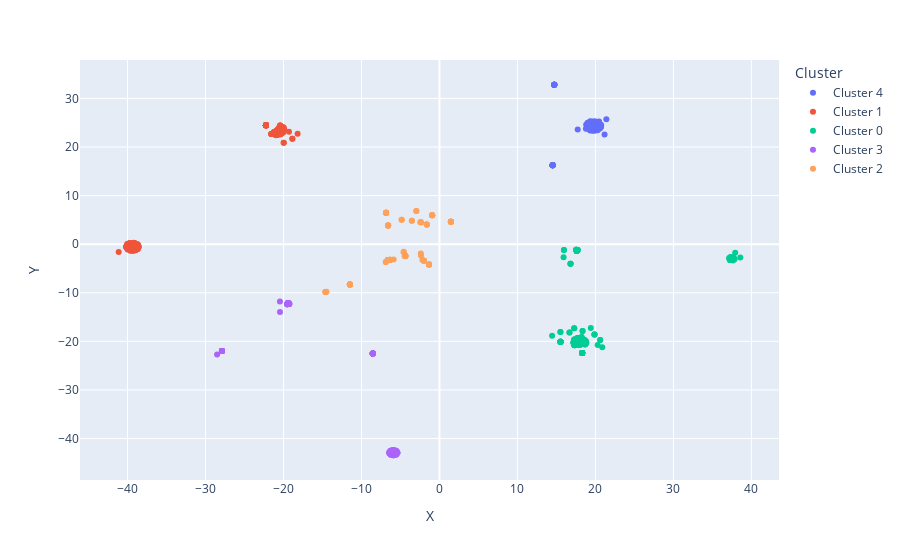

Source (notebook cell):
### Code cell
fig_solar = px.scatter(kmeans_solar, x = "X", y = "Y", color = "Cluster", hover_data = ["Generadores"])
fig_solar

### Figure 1 — Plotly figure (JSON) as saved in the notebook; plotly's stock layout.template omitted (floating-point values rounded to 4 significant figures)
{"data": [{"customdata": [["ADELE_1_FV"], ["ANTONIA_FV"], ["CANDELARIA_FV"], ["CASABERMEJA_FV"], ["CATEMU_FV"], ["CHACABUCO_FV"], ["CITRINO_FV"], ["COLTAUCO_ALMENDRO_FV"], ["CONDOR_PELVIN_FV"], ["CORRALES_DEL_VERANO_FV"], ["CURACAVI_FV"], ["DARLIN_FV"], ["DON_ANDRONICO_FV"], ["EL_LITRE_II_FV"], ["ESTERO_FV"], ["FARDELA_NEGRA_FV"], ["FILOMENA_FV"], ["FOSTER_FV"], ["GABARDO_VERANO_FV"], ["GUADALUPE_FV"], ["GUANACO_1_FV"], ["ICB_FV"], ["JAHUEL_FV"], ["KONDA_FV"], ["LAS_MERCEDES_I_FV"], ["LAS_TENCAS_FV"], ["LA_COLONIA_FV"], ["LA_MURALLA_FV"], ["LINGUE_FV"], ["LITRE_FV"], ["LORETO_FV"], ["LOS_GIRASOLES_FV"], ["LOS_LAGOS_X_FV"], ["LOS_PERALES_FV"], ["LO_BOZA_FV"], ["LO_MIRANDA_FV"], ["MELI_FV"], ["NAZARINO_VERANO_FV"], ["PALMILLA_CRUZ_FV"], ["PASTRAN_FV"], ["PENAFLOR_1_FV"], ["PEPA_SOLAR_1_FV"], ["PFV Las Cachanas"], ["PIQUERO_E2_FV"], ["PITOTOY_FV"], ["PITRA_FV"], ["PORTEZUELO_VERANO_FV"], ["PUENTE_FV"], ["QUELTEHUE_FV"], ["REXNER_FV"], ["RINCONADA_FV"], ["RINCONADA_NORTE_FV"], ["SANTA_AMELIA_FV"], ["SAN_VICENTE_FV"], ["SLK_CB_NUEVE_FV"], ["SOL_DE_SEPTIEMBRE_FV"], ["TECHOS_WATTS_FV"], ["TREBAL_SOLAR_FV"], ["TUCUQUERE_FV"], ["VICENTE_FV"], ["VILLA_ALEMANA_FV"]], "hovertemplate": "Cluster=Cluster 4<br>X=%{x}<br>Y=%{y}<br>Generadores=%{customdata[0]}<extra></extra>", "legendgroup": "Cluster 4", "marker": {"color": "#636efa", "symbol": "circle"}, "mode": "markers", "name": "Cluster 4", "orientation": "v", "showlegend": true, "type": "scatter", "x": [21.17, 19.33, 20.71, 14.72, 17.73, 14.51, 14.72, 19.99, 14.72, 19.8, 14.72, 19.13, 19.44, 19.63, 19.81, 19.47, 14.51, 19.33, 19.67, 14.51, 19.68, 14.51, 14.51, 14.51, 20.14, 20.09, 19.37, 18.94, 19.81, 20.47, 18.84, 14.72, 20.72, 20.28, 14.72, 20.03, 20.48, 14.72, 20.74, 20.61, 20.35, 20.54, 20.57, 21.4, 18.85, 19.9, 14.51, 14.72, 19.89, 14.51, 20.11, 14.51, 19.55, 19.24, 14.51, 14.72, 14.72, 18.95, 19.02, 19.01, 18.78], "xaxis": "x", "y": [22.57, 25.3, 24.16, 32.82, 23.62, 16.24, 32.82, 24.85, 32.82, 24.23, 32.82, 23.69, 25.21, 23.35, 24.19, 24.69, 16.24, 23.42, 24.59, 16.24, 25.28, 16.24, 16.24, 16.24, 24.07, 24.39, 24.0, 24.22, 23.54, 25.25, 24.62, 32.82, 24.19, 23.45, 32.82, 25.25, 24.78, 32.82, 24.53, 24.67, 24.9, 23.8, 23.83, 25.75, 24.57, 23.34, 16.24, 32.82, 25.28, 16.24, 23.65, 16.24, 24.36, 23.68, 16.24, 32.82, 32.82, 24.24, 24.98, 24.95, 23.79], "yaxis": "y"}, {"customdata": [["AEROPUERTO_FV"], ["ALGARROBO_V_FV"], ["ALTOS_DEL_PAICO_FV"], ["ALTOS_TILTIL_FV"], ["ANDES_2A_FV"], ["ANDES_FV"], ["ARGOMEDO_FV"], ["AZABACHE_FV"], ["CACHIYUYO_FV"], ["CALAMA_1_FV"], ["CERRO_DOMINADOR_FV"], ["CHANCON_FV"], ["CHIMBARONGO_FV"], ["CHIMBARONGO_NIEBLAFV"], ["CHINCOL_FV"], ["CINTAC_FV"], ["CRUCERO_SOLAR_FV"], ["CURICURA_FV"], ["DEL_DESIERTO_FV"], ["DOMEYKO_FV"], ["DON_MARIANO_FV"], ["ECLIPSE_FV"], ["EL_CONDOR_FV"], ["EL_CUERVO_FV"], ["EL_FLAMENCO_FV"], ["EL_MONTE_FV"], ["EL_PASO_FV"], ["EL_PILPEN_FV"], ["EL_PITIO_FV"], ["EL_QUELTEHUE_FV"], ["EL_ROMERAL_FV"], ["EL_ZORZAL_FV"], ["ERINOME_FV"], ["El_MEMBRILLO_FV"], ["FRANCISCO_FV"], ["HOMERO_FV"], ["HORMIGA_FV"], ["JAMA_1_FV"], ["JAMA_2_FV"], ["J_SOLER_M_FV"], ["LAS_ARAUCARIAS_FV"], ["LAS_CODORNICES_FV"], ["LAS_PERDICES_FV"], ["LAS_TERRAZAS_FV"], ["LAS_TURCAS_FV"], ["LAUREL_FV"], ["LA_ACACIA_FV"], ["LA_QUINTA_FV"], ["LEMU_FV"], ["LIPANGUE_FV"], ["LIRIO_DE_CAMPO_FV"], ["LOICA_FV"], ["LOMA_LOS_COLORADOS_FV"], ["LOS_ANDES_FV"], ["LOS_GORRIONES_FV"], ["LOS_MOLINOS_FV"], ["LOS_TORDOS_FV"], ["LUDERS_FV"], ["LUMBRERAS_FV"], ["MACHICURA_FV"], ["MALAQUITA_SOLAR_FV"], ["MANDINGA_FV"], ["MARAMBIO_FV"], ["MARIA_PINTO_FV"], ["NAHUEN_FV"], ["NANCAGUA_FV"], ["NIHUE_FV"], ["NILHUE_FV"], ["OVEJERIA_FV"], ["PANGUILEMO_FV"], ["PARAGUAY_FV"], ["PEQUEN_FV"], ["PERALILLO_FV"], ["PIDUCO_FV"], ["PIRQUE_FV"], ["PLACILLA_FV"], ["PORVENIR_FV"], ["PSF_LO_SIERRA_FV"], ["QUILAPILUN_FV"], ["QUILLAY_FV"], ["QUINANTU_FV"], ["RANGUIL_FV"], ["RAULI_FV"], ["RAUQUEN_FV"], ["RCU_FV"], ["RLA_FV"], ["ROMERO_FV"], ["ROVIAN_FV"], ["SALERNO_FV"], ["SANTA_ADRIANA_FV"], ["SANTA_CAROLINA_FV"], ["SANTA_FE_FV"], ["SANTIAGO_SOLAR_FV"], ["SAN_ANTONIO_FV"], ["SAN_ANTONIO_MALVILLA_FV"], ["SAN_CAMILO_FV"], ["SAN_FRANCISCO_FV"], ["SAN_ISIDRO_FV"], ["SAN_PEDRO_FV"], ["SOL_DEL_NORTE_ANDES_FV"], ["SOL_DE_LILA_FV"], ["TALCA_FV"], ["TECHOS_DE_ALTAMIRA_FV"], ["TENO_FV"], ["TENO_UNO_FV"], ["TIL_TIL_FV"], ["UTFSM_SAN_JOAQUIN_FV"], ["UTFSM_VITACURA_FV"], ["VALLE_DE_LA_LUNA_2_FV"], ["VALLE_SOLAR_ESTE_FV"], ["VALLE_SOLAR_OESTE_FV"], ["VILLA_ALEGRE_FV"], ["VILLA_CRUZ_7_FV"], ["VILLA_CRUZ_FV"]], "hovertemplate": "Cluster=Cluster 1<br>X=%{x}<br>Y=%{y}<br>Generadores=%{customdata[0]}<extra></extra>", "legendgroup": "Cluster 1", "marker": {"color": "#EF553B", "symbol": "circle"}, "mode": "markers", "name": "Cluster 1", "orientation": "v", "showlegend": true, "type": "scatter", "x": [-18.19, -19.97, -41.13, -22.25, -40.0, -39.16, -19.97, -40.17, -22.25, -39.31, -40.05, -20.84, -38.62, -21.23, -20.19, -20.37, -39.62, -21.56, -39.65, -38.63, -18.86, -39.46, -22.25, -22.25, -22.25, -39.7, -19.93, -20.61, -20.32, -21.17, -20.56, -22.25, -19.92, -21.0, -20.43, -20.71, -20.82, -39.29, -39.26, -21.56, -19.96, -21.56, -20.9, -20.08, -39.68, -39.22, -20.05, -21.23, -20.05, -20.43, -39.0, -20.43, -22.25, -40.19, -22.25, -39.97, -22.25, -22.25, -39.08, -22.25, -22.25, -40.06, -38.57, -38.98, -40.17, -22.25, -39.51, -20.41, -22.25, -22.25, -22.25, -22.25, -22.25, -22.25, -20.86, -20.7, -20.05, -39.94, -19.29, -38.71, -18.86, -22.25, -22.25, -22.25, -22.25, -39.4, -20.85, -21.56, -38.65, -39.98, -20.85, -20.46, -22.25, -38.75, -38.72, -20.14, -19.91, -20.61, -39.42, -38.58, -39.2, -21.23, -22.25, -22.25, -22.25, -22.25, -22.25, -22.25, -22.25, -22.25, -22.25, -22.25, -22.25, -22.25], "xaxis": "x", "y": [22.72, 20.87, -1.625, 24.5, -1.018, 0.2679, 20.87, -0.4014, 24.5, -1.366, -0.3309, 23.41, -0.7828, 23.04, 24.11, 22.65, -1.34, 22.69, -1.314, -0.204, 21.69, -0.6117, 24.5, 24.5, 24.5, 0.2318, 23.62, 23.85, 22.7, 23.08, 23.95, 24.5, 23.57, 22.41, 24.42, 23.66, 22.49, -1.359, -0.4109, 22.69, 23.97, 22.69, 22.47, 24.11, 0.2407, 0.2807, 22.97, 23.04, 22.97, 24.42, -1.242, 24.42, 24.5, -0.5629, 24.5, 0.07545, 24.5, 24.5, 0.2312, 24.5, 24.5, -0.01943, -0.5419, -1.233, -0.5743, 24.5, -0.03098, 22.61, 24.5, 24.5, 24.5, 24.5, 24.5, 24.5, 23.38, 22.55, 23.23, -1.09, 23.13, -1.051, 21.69, 24.5, 24.5, 24.5, 24.5, -0.6851, 23.41, 22.69, -0.1473, -0.9977, 23.41, 23.26, 24.5, 0.04938, -0.9979, 23.1, 23.67, 23.85, -0.6078, -0.5291, -0.3674, 23.04, 24.5, 24.5, 24.5, 24.5, 24.5, 24.5, 24.5, 24.5, 24.5, 24.5, 24.5, 24.5], "yaxis": "y"}, {"customdata": [["ALCALDESA_FV"], ["ALHUE_FV"], ["ALMEYDA_FV"], ["ALTO_SOLAR_FV"], ["AMPARO_DEL_SOL_FV"], ["AVEL_FV"], ["AVILES_FV"], ["BERRUECO_FV"], ["BICENTENARIO_FV"], ["BULNES_LOS_BARONES_FV"], ["CABRERO_FV"], ["CANCURA_2_FV"], ["CANTERA_FV"], ["CARACOLES_FV"], ["CASAS_BLANCAS_FV"], ["CATAN_SOLAR_FV"], ["CEME1"], ["CENTAURO_FV"], ["CHUCAO_FV"], ["CIPRES_FV"], ["COCHARCAS_FV"], ["COIHUECO_S_C_FV"], ["COIHUECO_V_M_FV"], ["COLCHAGUA_FV"], ["CONDOR_FV"], ["CONEJO_FV"], ["CORDILLERILLA_FV"], ["CORTIJO_FV"], ["CRUCERO_FV"], ["CUZCUZ_FV"], ["DADINCO_FV"], ["DIEGO_DE_ALMAGRO_FV"], ["DONIHUE_FV"], ["DON_EUGENIO_FV"], ["DON_JORGE_FV"], ["EL_CERNICALO_1_FV"], ["EL_CERNICALO_2_FV"], ["EL_DIVISADERO_FV"], ["EL_PIUQUEN_FV"], ["EL_RESPLANDOR_FV"], ["EL_ROBLE_FV"], ["EL_TRILE_FV"], ["ESPERANZA_2_FV"], ["ESPERANZA_FV"], ["FARAMALLA_FV"], ["FULGOR_FV"], ["FV testigo 1"], ["GRANADA_FV"], ["GUADALAO_FV"], ["HUAPE_FV"], ["ILLAPEL_5_FV"], ["LAS_CATITAS_FV"], ["LAS_CHACRAS_FV"], ["LAS_LECHUZAS_FV"], ["LAS_MOLLACAS_FV"], ["LAS_PALOMAS_FV"], ["LAS_TORCAZAS_FV"], ["LAS_TORTOLAS_FV"], ["LA_BLANQUINA_1_FV"], ["LA_ESTANCIA_FV"], ["LA_FORESTA_FV"], ["LA_FRONTERA_FV"], ["LA_HUAYCA_2_FV"], ["LA_LAJUELA_FV"], ["LA_MANGA_1_FV"], ["LA_PALMA_FV"], ["LINARES_SAN_ANTONIO_FV"], ["LINARES_SOLAR_FV"], ["LINARES_VDN_FV"], ["LOMAS_COLORADAS_FV"], ["LOS_LIBERTADORES_FV"], ["LOS_PATOS_FV"], ["LOS_PUQUIOS_FV"], ["LUCE_SOLAR_FV"], ["LUCUMO_FV"], ["LUNA_DEL_NORTE_FV"], ["LUNA_FV"], ["MAITENES_FV"], ["MALINKE_FV"], ["MARCHIGUE_2_FV"], ["MARCHIGUE_7_FV"], ["MECO_CHILLAN_FV"], ["MERCURIO_SUR_FV"], ["MOSTAZAL_FV"], ["MOYA_FV"], ["MUTUPIN_FV"], ["NEWENTUN_FV"], ["NIQUEN_FV"], ["PACHIRA_FV"], ["PALERMO_FV"], ["PICA_1_FV"], ["PICURIO_FV"], ["PILAR_LOS_AMARILLOS_FV"], ["PILPILEN_FV"], ["PLAYERITO_FV"], ["PLAYERO_FV"], ["PMGD FV Quillon"], ["POBLACION_FV"], ["PORTEZUELO_FV"], ["PUELCHE_FV"], ["QUEULE_FV"], ["SANTA_CLARA_FV"], ["SANTA_ESTER_FV"], ["SANTA_LUISA_FV"], ["SANTA_MARGARITA_FV"], ["SANTA_RITA_FV"], ["SANTA_ROSA_FV"], ["SAN_CARLOS_FV"], ["SAN_JAVIER_1_FV"], ["SAN_RAMIRO_FV"], ["SATURNO_NORTE_FV"], ["SAUCE_7_SOLES_FV"], ["SOL_DEL_NORTE_FV"], ["SOL_SANTA_INES_FV"], ["TAMBO_REAL_FV"], ["TRICAHUE_2_FV"], ["TRICA_DOS_FV"], ["VENTURADA_FV"], ["VILLA_PRAT_FV"], ["VILLA_SECA_FV"], ["VITUCO_2B_FV"], ["Victoria 13.2 I"], ["WATTS_LONQUEN_FV"]], "hovertemplate": "Cluster=Cluster 0<br>X=%{x}<br>Y=%{y}<br>Generadores=%{customdata[0]}<extra></extra>", "legendgroup": "Cluster 0", "marker": {"color": "#00cc96", "symbol": "circle"}, "mode": "markers", "name": "Cluster 0", "orientation": "v", "showlegend": true, "type": "scatter", "x": [18.3, 37.53, 17.61, 17.6, 19.88, 20.87, 38.58, 18.3, 19.88, 18.3, 18.3, 18.3, 37.8, 18.18, 18.76, 18.66, 15.91, 18.56, 17.16, 17.3, 17.23, 17.7, 17.18, 37.16, 37.29, 15.96, 17.74, 17.7, 17.6, 17.26, 15.52, 17.6, 17.33, 17.54, 37.66, 17.88, 17.76, 15.52, 18.83, 18.22, 17.54, 17.92, 17.6, 17.74, 37.82, 18.82, 37.92, 18.18, 37.37, 18.39, 18.56, 17.96, 37.16, 17.75, 17.29, 17.28, 37.27, 18.35, 18.35, 37.23, 37.26, 17.54, 16.81, 19.4, 17.6, 20.61, 20.61, 18.3, 18.3, 18.3, 18.3, 15.52, 16.81, 15.52, 15.52, 15.52, 18.3, 37.81, 15.52, 17.6, 37.3, 15.52, 16.67, 18.3, 18.3, 18.76, 37.6, 19.88, 15.52, 37.67, 16.81, 17.28, 15.96, 37.63, 17.29, 18.18, 18.4, 17.6, 17.6, 18.71, 18.15, 17.33, 17.24, 20.29, 37.64, 17.33, 17.54, 17.26, 17.75, 37.66, 15.52, 17.92, 17.92, 16.67, 18.67, 18.3, 18.3, 18.3, 15.51, 15.51, 14.44, 18.3, 18.3], "xaxis": "x", "y": [-22.38, -2.986, -1.304, -1.304, -18.57, -21.2, -2.733, -22.38, -18.57, -22.38, -22.38, -22.38, -3.118, -20.58, -19.99, -20.63, -2.704, -19.66, -20.25, -19.6, -20.16, -19.34, -20.22, -2.909, -2.713, -1.176, -1.218, -19.34, -1.409, -20.77, -20.08, -1.409, -20.79, -1.164, -2.716, -20.76, -20.09, -20.08, -20.2, -19.05, -1.164, -20.74, -1.409, -1.218, -2.995, -20.39, -1.783, -20.58, -2.677, -19.56, -19.66, -20.73, -2.913, -20.09, -19.62, -17.29, -3.219, -17.86, -17.86, -3.227, -3.26, -1.164, -4.01, -17.28, -1.409, -19.73, -19.73, -22.38, -22.38, -22.38, -22.38, -20.08, -4.01, -20.08, -20.08, -20.08, -22.38, -3.086, -20.08, -1.409, -2.71, -20.08, -18.19, -22.38, -22.38, -19.93, -3.327, -18.57, -20.08, -2.719, -4.01, -17.29, -1.176, -3.318, -19.64, -20.58, -19.59, -1.409, -1.409, -20.58, -20.13, -20.79, -19.92, -20.76, -3.301, -20.79, -1.164, -20.61, -19.34, -2.718, -20.08, -19.71, -19.71, -18.19, -20.62, -22.38, -22.38, -22.38, -18.06, -18.06, -18.83, -22.38, -22.38], "yaxis": "y"}, {"customdata": [["ALICAHUE_FV"], ["ALTURAS_DE_OVALLE_FV"], ["ANAKENA_FV"], ["ARIZTIA_FV"], ["BELLAVISTA_FV"], ["CABILSOL_FV"], ["CAIMI_FV"], ["CALLE_LARGA_FV"], ["CANELILLO_FV"], ["CANESA_1_FV"], ["CASUTO_FV"], ["CHALINGA_FV"], ["CHICAUMA_VERANO_FV"], ["CHUCHINI_FV"], ["COCINILLAS_FV"], ["CRUZ_SOLAR_I_FV"], ["DONA_CARMEN_FV"], ["DON_ENRIQUE_FV"], ["EL_BOCO_AMPL_FV"], ["EL_BOCO_FV"], ["EL_PELICANO_FV"], ["EL_PIQUERO_FV"], ["EL_ROMERO_FV"], ["EL_SALITRAL_FV"], ["EL_SAUCE_FV"], ["ENCON_SOLAR_FV"], ["ESCORIAL_VERANO_FV"], ["FUSTER_DEL_VERANO_FV"], ["GABRIELA_FV"], ["GRANATE_FV"], ["HORNITOS_FV"], ["HUAQUELON_FV"], ["JACARANDA_FV"], ["JAURURO_FV"], ["KAUFMANN_FV"], ["LAGUNILLA_FV"], ["LAS_MAJADAS_FV"], ["LAS_ROJAS_FV"], ["LA_CHAPEANA_FV"], ["LA_CHIMBA_BIS_FV"], ["LA_SILLA_FV"], ["LLANOS_DE_POTROSO_FV"], ["LOS_TILOS_FV"], ["MANAO_FV"], ["MARIN_FV"], ["NORTE_CHICO_1_FV"], ["OCOA_FV"], ["OLIVILLO_FV"], ["OVALLE_NORTE_FV"], ["Ovalle 023 VI"], ["PAMA_FV"], ["PANQUEHUE_2_FV"], ["PEDREROS_FV"], ["PFV_Sol_de_Vallenar"], ["PLAYERO_3_FV"], ["PRETTY_FIELD_FV"], ["RECOLETA_FV"], ["RODEO_FV"], ["RUCASOL_FV"], ["SANTA_FRANCISCA_FV"], ["SANTA_INES_FV"], ["SANTA_JULIA_FV"], ["SANTA_LAURA_FV"], ["SANTUARIO_FV"], ["SDGx01_FV"], ["SUNHUNTER_FV"], ["San Felipe 012 VII"], ["Sierra Gorda Solar"], ["TALHUEN_FV"], ["UTFSM_VALPARAISO_FV"], ["UTFSM_VALPARAISO_VALDES_FV"], ["UTFSM_VINA_DEL_MAR_FV"], ["VILLA_PRAT_V_FV"]], "hovertemplate": "Cluster=Cluster 3<br>X=%{x}<br>Y=%{y}<br>Generadores=%{customdata[0]}<extra></extra>", "legendgroup": "Cluster 3", "marker": {"color": "#ab63fa", "symbol": "circle"}, "mode": "markers", "name": "Cluster 3", "orientation": "v", "showlegend": true, "type": "scatter", "x": [-6.428, -27.89, -20.46, -5.394, -5.404, -5.566, -8.554, -6.236, -19.27, -27.89, -5.434, -27.89, -8.554, -5.901, -19.42, -5.93, -5.546, -19.48, -8.554, -5.933, -27.89, -5.566, -27.89, -19.25, -27.89, -6.419, -8.554, -8.554, -19.36, -19.55, -27.89, -19.27, -19.42, -6.266, -8.554, -27.89, -19.27, -19.53, -27.89, -19.42, -27.89, -19.5, -8.555, -8.555, -6.265, -6.417, -5.93, -5.571, -8.554, -19.27, -27.89, -6.251, -5.571, -28.52, -8.554, -19.42, -19.52, -5.583, -8.554, -19.53, -8.554, -6.266, -5.901, -5.901, -27.9, -19.42, -8.554, -20.45, -27.89, -6.256, -5.394, -6.42, -27.89], "xaxis": "x", "y": [-42.87, -22.0, -11.8, -42.94, -43.03, -43.3, -22.5, -43.32, -12.32, -22.0, -42.72, -22.0, -22.5, -43.45, -12.08, -42.39, -43.29, -12.38, -22.5, -42.39, -22.0, -43.3, -22.0, -12.21, -22.0, -42.8, -22.5, -22.5, -12.09, -12.31, -22.0, -12.32, -12.08, -42.55, -22.5, -22.0, -12.32, -12.35, -22.0, -12.08, -22.0, -12.37, -22.5, -22.5, -42.55, -43.05, -42.39, -42.54, -22.5, -12.33, -22.0, -43.31, -42.54, -22.72, -22.5, -12.08, -12.35, -42.53, -22.5, -12.35, -22.5, -42.55, -43.45, -43.45, -22.0, -12.08, -22.5, -13.99, -22.0, -43.31, -42.94, -43.03, -22.0], "yaxis": "y"}, {"customdata": [["ANTAY_FV"], ["ASTILLAS_FV"], ["ATACAMA_SOLAR_2_FV"], ["Almonte"], ["Arica_Solar"], ["BELLAVISTA_1_FV"], ["BOLERO_1_FV"], ["BRAMADA_FV"], ["CAMPOS_DEL_SOL_2_FV"], ["CAMPOS_DEL_SOL_FV"], ["CARACAS_1_FV"], ["CARACAS_2_FV"], ["CARRERA_PINTO_FV"], ["CASTILLA_FV"], ["CHANARES_FV"], ["COVADONGA_FV"], ["Cardones_FV"], ["Carrera_Pinto_II"], ["DAS_FV"], ["DIEGO_ALMAGRO_SUR_FV"], ["EL_AGUILA_FV"], ["EL_NANDU_FV"], ["EL_QUEMADO_FV"], ["ESFENA_FV"], ["Elena_FV"], ["FINIS_TERRAE_FV"], ["FINIS_TERRAE_II_FV"], ["FV 3"], ["FV_Sol_de_Atacama"], ["GRANJA_FV"], ["Guanaco_Solar"], ["HUATACONDO_FV"], ["JAVIERA_FV"], ["LALACKAMA_2_FV"], ["LALACKAMA_FV"], ["LA_CRUZ_SOLAR_FV"], ["LA_HUELLA_FV"], ["LA_LIGUA_FV"], ["LLANO_DE_LLAMPOS_FV"], ["LLAY_LLAY_FV"], ["LOS_LOROS_FV"], ["LOS_PALTOS_FV"], ["LUZ_DEL_NORTE_FV"], ["Lascar"], ["MALGARIDA_1_FV"], ["MALGARIDA_2_FV"], ["MARIA_ELENA_FV"], ["MITCHI_FV"], ["MONTT_SOLAR_FV"], ["NUEVO_QUILLAGUA_FV"], ["PAINE_FV"], ["PAMPA_CAMARONES_FV"], ["PAMPA_SOLAR_NORTE_FV"], ["PF_Quillagua"], ["PF_Tocopilla"], ["PILOTO_CARDONES_FV"], ["POZO_ALMONTE_1_FV"], ["POZO_ALMONTE_2_FV"], ["POZO_ALMONTE_3_FV"], ["PUERTO_SECO_FV"], ["PULLALLI_FV"], ["PUNTA_BAJA_SOLAR_I_FV"], ["Pica"], ["Pintados"], ["PuntadelViento"], ["QUETENA_FV"], ["RIO_ESCONDIDO_FV"], ["SALVADOR_FV"], ["SANTA_CECILIA_FV"], ["SANTA_ISABEL_ETAPA_I_FV"], ["SAN_ANDRES_FV"], ["SAN_PEDRO_GPG_FV"], ["SOL_DE_DESIERTO_1_FV"], ["SOL_DE_DESIERTO_2_FV"], ["SOL_DE_LOS_ANDES_FV"], ["Salar_de_Huasco"], ["Solar_Toro"], ["Sur_Viejo"], ["TAMARAMA_FV"], ["TAMARUGO_FV"], ["TAMAYA_SOLAR_FV"], ["URIBE_SOLAR_FV"], ["USYA_FV"], ["VALLE_ESCONDIDO_FV"], ["VICTORIA_FV"], ["Wara_III"]], "hovertemplate": "Cluster=Cluster 2<br>X=%{x}<br>Y=%{y}<br>Generadores=%{customdata[0]}<extra></extra>", "legendgroup": "Cluster 2", "marker": {"color": "#FFA15A", "symbol": "circle"}, "mode": "markers", "name": "Cluster 2", "orientation": "v", "showlegend": true, "type": "scatter", "x": [-6.582, -14.61, -2.463, -1.63, -4.593, -6.629, -2.392, -1.34, -1.988, -6.847, -11.49, -11.49, -6.847, -1.34, -6.581, -1.989, -14.61, -6.847, -6.583, -1.988, 1.466, -1.34, -11.49, -11.49, -4.371, -0.9338, -4.372, -4.582, -1.34, -1.63, -2.183, 1.466, -6.583, -2.972, -6.583, -6.333, -14.61, -11.49, -4.85, -1.63, -4.849, -11.49, -6.846, -6.333, -6.883, -6.883, -0.9337, -1.34, -11.49, -2.382, -4.371, 1.464, -2.957, -2.381, -6.333, -14.5, 1.464, 1.464, 1.466, -0.9334, -11.49, -6.847, -6.629, 1.464, -1.63, -4.371, -3.551, -6.581, -6.847, 1.466, -6.847, -4.371, -0.9333, -0.9336, -1.988, 1.466, -5.88, -6.629, -14.61, -6.629, -6.334, -2.372, -4.462, -3.534, -4.371, 1.464], "xaxis": "x", "y": [3.862, -9.829, 4.52, 4.073, -1.658, -3.248, -1.924, -4.175, -3.389, 6.482, -8.32, -8.319, 6.484, -4.176, 3.862, -3.389, -9.829, 6.482, 3.863, -3.39, 4.596, -4.175, -8.32, -8.32, -2.406, 5.96, -2.406, -1.57, -4.175, 4.073, -3.256, 4.597, 3.862, 6.826, 3.863, -3.186, -9.829, -8.32, 5.039, 4.073, 5.04, -8.32, 6.482, -3.187, -3.685, -3.684, 5.961, -4.176, -8.319, 4.491, -2.406, 4.598, 6.827, 4.491, -3.186, -9.77, 4.598, 4.598, 4.597, 5.961, -8.32, 6.482, -3.248, 4.598, 4.073, -2.407, 4.844, 3.863, 6.482, 4.597, 6.483, -2.407, 5.961, 5.961, -3.392, 4.597, -3.153, -3.249, -9.829, -3.248, -3.186, -2.328, -2.472, 4.84, -2.407, 4.598], "yaxis": "y"}], "layout": {"legend": {"title": {"text": "Cluster"}, "tracegroupgap": 0}, "margin": {"t": 60}, "xaxis": {"anchor": "y", "domain": [0, 1], "title": {"text": "X"}}, "yaxis": {"anchor": "x", "domain": [0, 1], "title": {"text": "Y"}}}}
